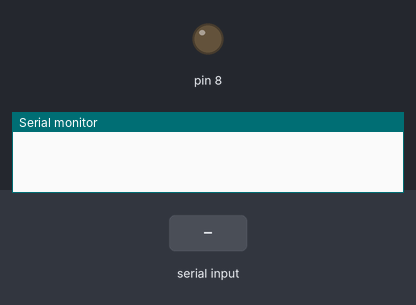
This sketch was run on a simulated Arduino Uno, built with avr-gcc and run on an emulated ATmega328P. Parts: output pins drawn as LEDs (lit = HIGH), the last lines printed to the serial monitor. The inputs (shaded band) are chosen by the test bench.

Above: at 1.2 s.
1.3 s: "1\n" received over Serial
At 2.0 s:
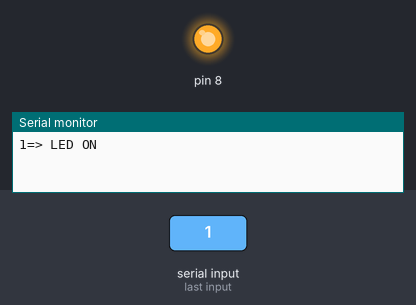
2.8 s: byte 48 ('0') received over Serial
At 3.2 s:
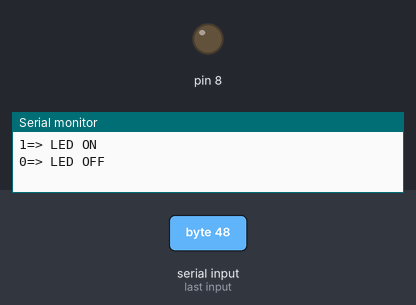
Timing chart, 0 to 5.8 s (numbered marks = the images above; inputs shaded):
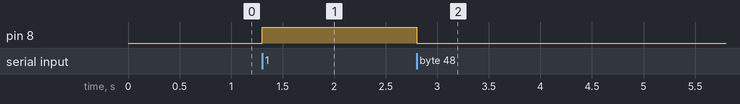

Measured:
- after the input at 1.3 s, pin 8: LOW → HIGH at once
- after the input at 2.8 s, pin 8: HIGH → LOW at once

The sketch:

led_blink_BT_.ino
```cpp
char data = 0;

void setup()
{
    Serial.begin(9600);
    pinMode(8, OUTPUT);
}
void loop()
{
   if(Serial.available() > 0)
   {
      data = Serial.read();
      if(data == '1')
      {
        Serial.print(data);
        Serial.print("=> LED ON");
        Serial.print("\n");
        /*Serial1.print("LED is ON");
        Serial1.print("\n");*/
        digitalWrite(8, HIGH);
      }

      else if(data == '0')
      {
        Serial.print(data);
        Serial.print("=> LED OFF");
        Serial.print("\n");
        /*Serial1.print("LED is OFF");
        Serial1.print("\n");*/
        digitalWrite(8, LOW);
      }
   }
}
```
